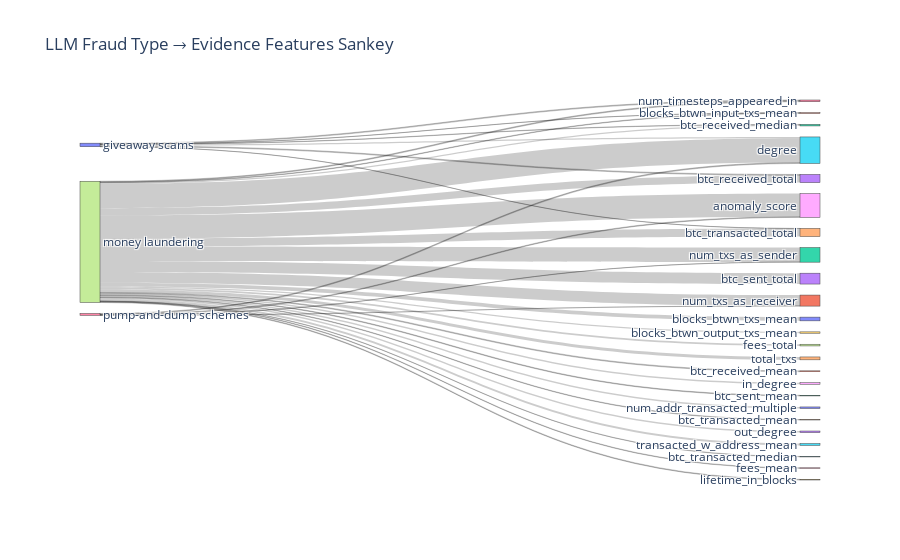

Here is the notebook cell this chart was saved with:
### Code cell
# Flatten fraud_type -> features
links = []
source_labels = []
target_labels = []
values = []

for nid, info in insights.items():
    cons = info.get("llm_output_structured", {}).get("consensus", {})
    fraud_type = cons.get("fraud_type")
    if not fraud_type:
        continue
    samples = info.get("llm_output_structured", {}).get("samples", [])
    for s in samples:
        evidence_feats = s.get("evidence", {}).get("features", [])
        for feat in evidence_feats:
            source_labels.append(fraud_type)
            target_labels.append(feat)
            values.append(1)  # each citation counts as 1

# Aggregate duplicates
df_links = pd.DataFrame({'source': source_labels, 'target': target_labels, 'value': values})
df_links = df_links.groupby(['source','target']).sum().reset_index()

# Unique labels
all_labels = list(pd.unique(df_links[['source','target']].values.ravel()))
label_to_idx = {l:i for i,l in enumerate(all_labels)}

# Build sankey
sankey_fig = go.Figure(data=[go.Sankey(
    node=dict(label=all_labels, pad=15, thickness=20),
    link=dict(
        source=[label_to_idx[s] for s in df_links['source']],
        target=[label_to_idx[t] for t in df_links['target']],
        value=df_links['value']
    )
)])
sankey_fig.update_layout(title_text="LLM Fraud Type → Evidence Features Sankey", font_size=12)
sankey_fig.show()

### Figure 1 — Plotly figure (JSON) as saved in the notebook; plotly's stock layout.template omitted (floating-point values rounded to 4 significant figures)
{"data": [{"link": {"source": [0, 0, 0, 0, 0, 0, 7, 7, 7, 7, 7, 7, 7, 7, 7, 7, 7, 7, 7, 7, 7, 7, 7, 7, 7, 7, 7, 7, 7, 7, 26, 26, 26, 26], "target": [1, 2, 3, 4, 5, 6, 8, 1, 9, 10, 11, 2, 3, 12, 13, 14, 15, 4, 5, 16, 17, 18, 19, 20, 6, 21, 22, 23, 24, 25, 8, 5, 21, 22], "value": [1, 2, 5, 1, 7, 5, 136, 3, 8, 22, 5, 7, 43, 4, 64, 3, 2, 47, 144, 3, 10, 9, 4, 9, 5, 64, 85, 9, 17, 11, 4, 5, 1, 1]}, "node": {"label": ["giveaway scams", "blocks_btwn_input_txs_mean", "btc_received_median", "btc_received_total", "btc_transacted_total", "degree", "num_timesteps_appeared_in", "money laundering", "anomaly_score", "blocks_btwn_output_txs_mean", "blocks_btwn_txs_mean", "btc_received_mean", "btc_sent_mean", "btc_sent_total", "btc_transacted_mean", "btc_transacted_median", "fees_mean", "fees_total", "in_degree", "lifetime_in_blocks", "num_addr_transacted_multiple", "num_txs_as_receiver", "num_txs_as_sender", "out_degree", "total_txs", "transacted_w_address_mean", "pump-and-dump schemes"], "pad": 15, "thickness": 20}, "type": "sankey"}], "layout": {"font": {"size": 12}, "title": {"text": "LLM Fraud Type → Evidence Features Sankey"}}}
